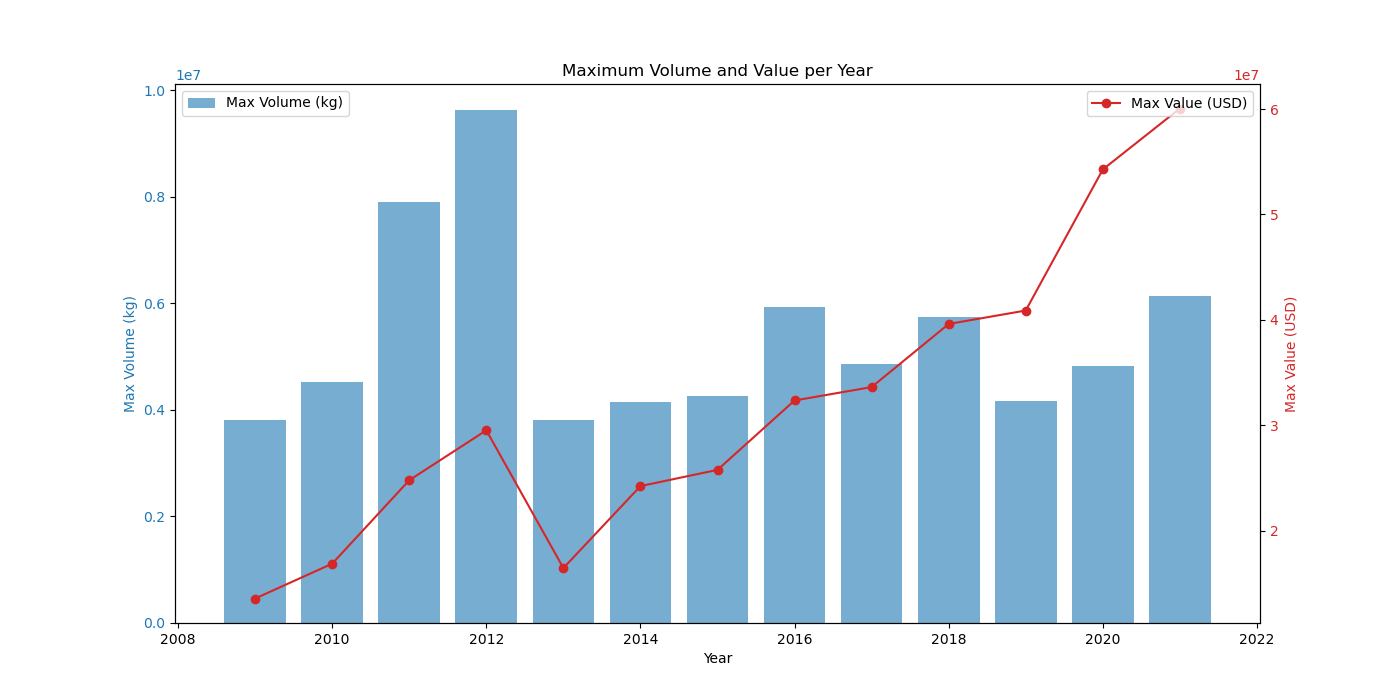
#> input picture figs/F1.png, 1400 x 700 px; its folder holds only this picture in this run
$ python -i model.py   (imports and definitions only)
#> lines starting #> are read from the running program, lines starting #| are printed output that depends on the picture
from matplotlib import ticker
from numpy import median
import pandas as pd
import matplotlib.pyplot as plt
import seaborn as sns
from typing import List, Tuple
from template_data import DataDesc, ReportData, StatsPair, YearValue
from util import allocate_figures_directory, preprocess, GROUND_FISH, Converter, Extractor

# [234 lines left out: functions get_data_frame, find_max, find_mean, find_median, get_value_delta, get_value_stats and 4 more, not called in this run]


def process(data: ReportData) -> None:
    id = data.report_id
    user_input = data.user_input

    start_year = user_input.start_year
    end_year = user_input.end_year
    report_name = user_input.report_name

    global DOMESTIC_REGION
    DOMESTIC_REGION = user_input.region

    data.report_title = f'{DOMESTIC_REGION} and North Atlantic Groundfish Market Competition Analysis Report'

    # get dataframe
    df_domestic, df_north_atlantic = get_data_frame(start_year, end_year)

    # fill data
    # domestic max market value
    data.domestic_maximum_market_value = find_max(df_domestic, 'Dollars')
    # mean value
    data.domestic_average_market_value = find_mean(df_domestic, 'Dollars')
    # median value
    data.domestic_median_market_value = find_median(df_domestic, 'Dollars')
    # domestic max market volume
    data.domestic_maximum_market_volume = find_max(df_domestic, 'Pounds')
    # mean volume
    data.domestic_average_market_volume = find_mean(df_domestic, 'Pounds')
    # median volume
    data.domestic_median_market_volume = find_median(df_domestic, 'Pounds')
    # north atlantic market value
    data.na_maximum_market_value = find_max(df_north_atlantic, 'Value (USD)')
    # mean
    data.na_average_market_value = find_mean(df_north_atlantic, 'Value (USD)')
    # median
    data.na_median_market_value = find_median(df_north_atlantic, 'Value (USD)')
    # north atlantic market volume
    data.na_maximum_market_volume = find_max(df_north_atlantic, 'Pounds')
    # mean
    data.na_average_market_volume = find_mean(df_north_atlantic, 'Pounds')
    # median
    data.na_median_market_volume = find_median(df_domestic, 'Pounds')
    # domestic maximun market value per pound
    data.domestic_maximum_market_value_per_pound = find_max(df_domestic, 'ValuePerPound')
    # mean and median
    data.domestic_stats_market_value_per_pound = get_value_stats(df_domestic, 'ValuePerPound')
    # north atlantic market value per pound
    data.na_maximum_market_value_per_pound = find_max(df_north_atlantic, 'ValuePerPound')
    # mean and median
    data.na_stats_market_value_per_pound = get_value_stats(df_north_atlantic, 'ValuePerPound')
    # domestic year to year market value delta
    data.domestic_year_to_year_market_value_delta = get_value_delta(df_domestic, 'Year', 'Species', 'Dollars')
    # north atlantic year to year market value delta
    data.na_year_to_year_market_value_delta = get_value_delta(df_north_atlantic, 'Year', 'Species', 'Value (USD)')

    # figures generate
    path = allocate_figures_directory(report_name, id)
    # domestic market value time series
    data.domestic_market_value_time_series_figure = plot_market_value_time_series(df_domestic, 'Dollars',
                                                                          path,
                                                                          f'{DOMESTIC_REGION}_market_value_time_series_figure',
                                                                          f'Market Value vs Year of Groundfish Species ({DOMESTIC_REGION})')
    # north atlantic market value time series
    data.na_market_value_time_series_figure = plot_market_value_time_series(df_north_atlantic, 'Value (USD)',
                                                                       path,
                                                                       'na_market_value_time_series_figure',
                                                                       'Market Value vs Year of Groundfish Species (North Atlantic)')

    # domestic market value delta time series
    data.domestic_market_value_delta_time_series_figure = plot_market_value_delta_time_series(data.domestic_year_to_year_market_value_delta,
                                                                                      path,
                                                                                      f'{DOMESTIC_REGION}_market_value_delta_time_series_figure',
                                                                                      f'Market Value Delta vs Year of Groundfish Species ({DOMESTIC_REGION})')
    # north atlantic market value delta time series
    data.na_market_value_delta_time_series_figure = plot_market_value_delta_time_series(data.na_year_to_year_market_value_delta,
                                                                                      path,
                                                                                      'na_market_value_delta_time_series_figure',
                                                                                      'Market Value Delta vs Year of Groundfish Species (North Atlantic)')
    # domestic vs north atlantic market competition
    data.domestic_na_market_competition_figure = plot_market_competition(df_domestic,
                                                                            df_north_atlantic,
                                                                                  path,
                                                                                  f'{DOMESTIC_REGION}_na_market_competition_figure')

    # domestic vs north altantic market value delta table
    data.domestic_na_market_value_delta_table_figure = table_plot(df_domestic,
                                                               df_north_atlantic,
                                                               path,
                                                               f'{DOMESTIC_REGION}_na_market_value_delta_table_figure')

>>> import cv2
>>> picture = cv2.imread('../figs/F1.png', cv2.IMREAD_GRAYSCALE)
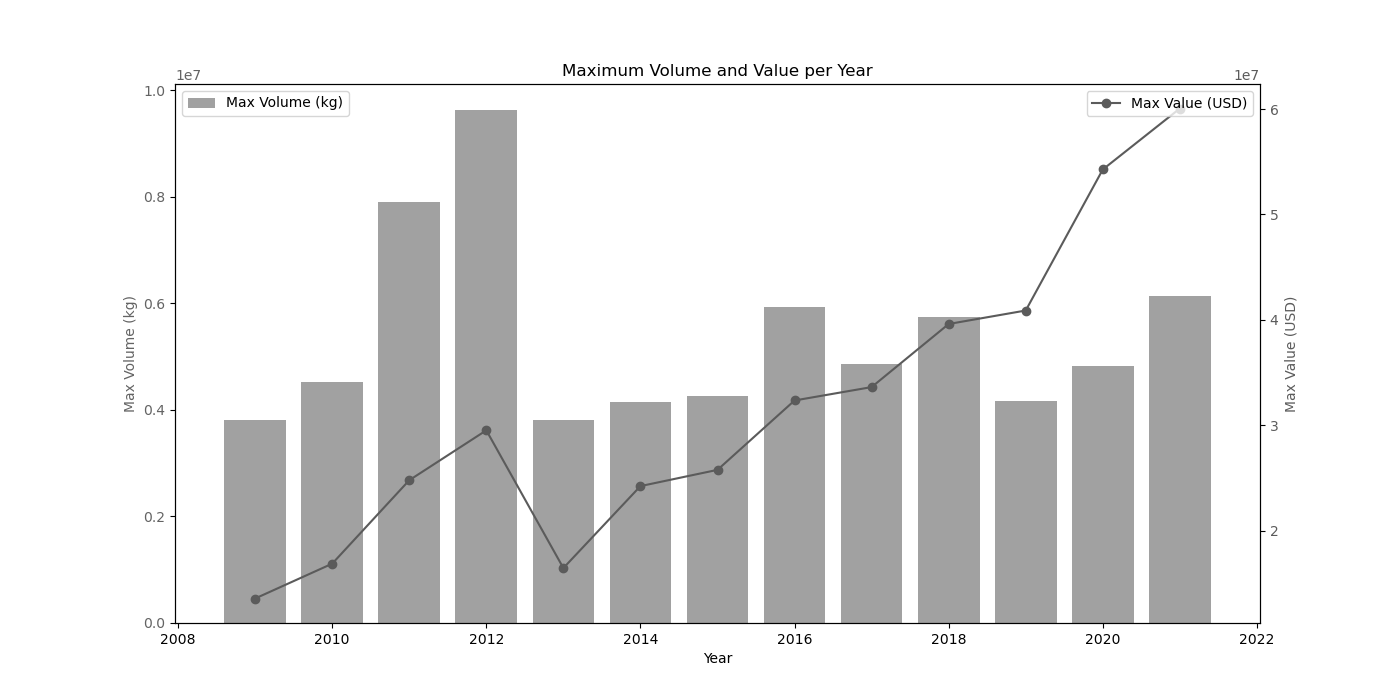
#> picture: shape (700, 1400); min 0, max 255, mean 230.6
#> (the run stopped early here; a loop or call above may not have finished)

$ run again, on figs/F2.png
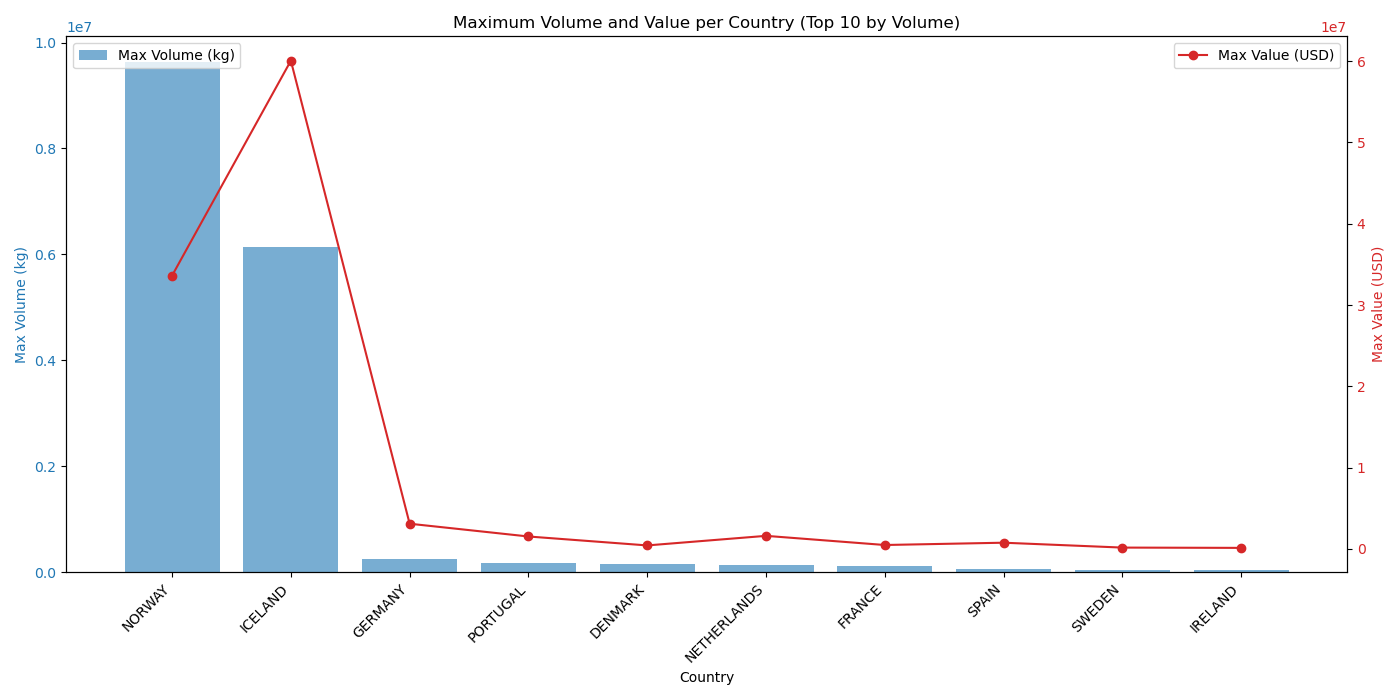
#> input picture figs/F2.png, 1400 x 700 px
#> `picture = cv2.imread('../figs/F1.png', cv2.IMREAD_GRAYSCALE)`:
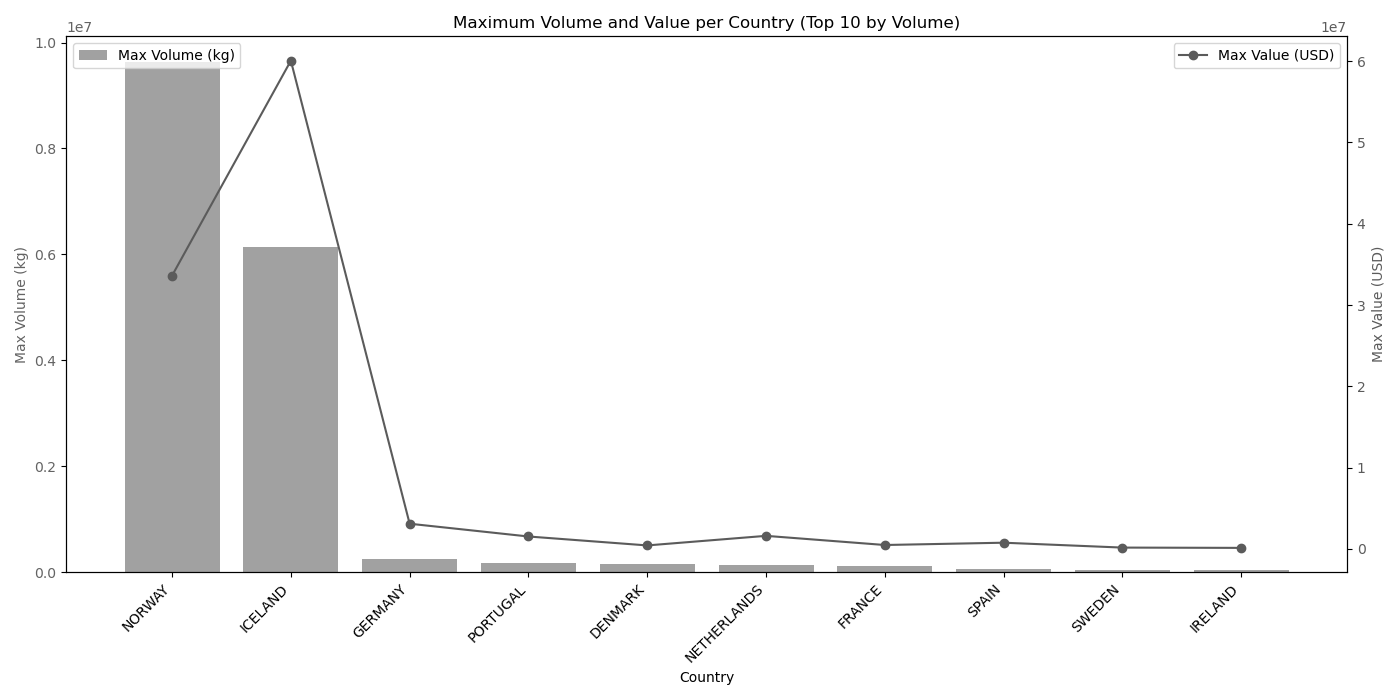
#> picture: shape (700, 1400); min 0, max 255, mean 243.7

$ run again, on figs/F3.png
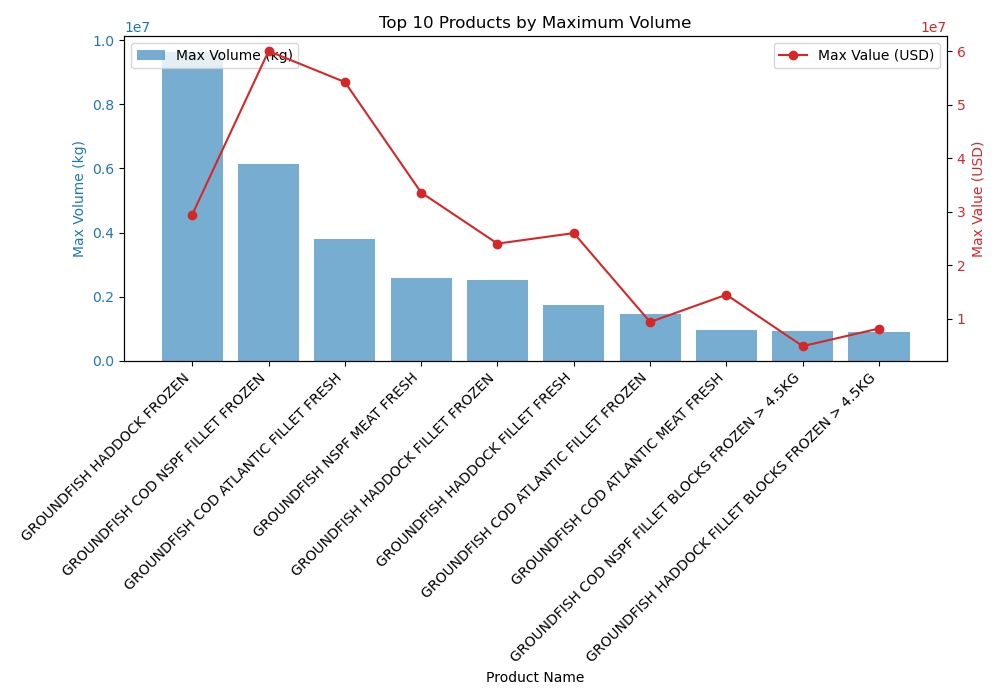
#> input picture figs/F3.png, 1000 x 700 px
#> `picture = cv2.imread('../figs/F1.png', cv2.IMREAD_GRAYSCALE)`:
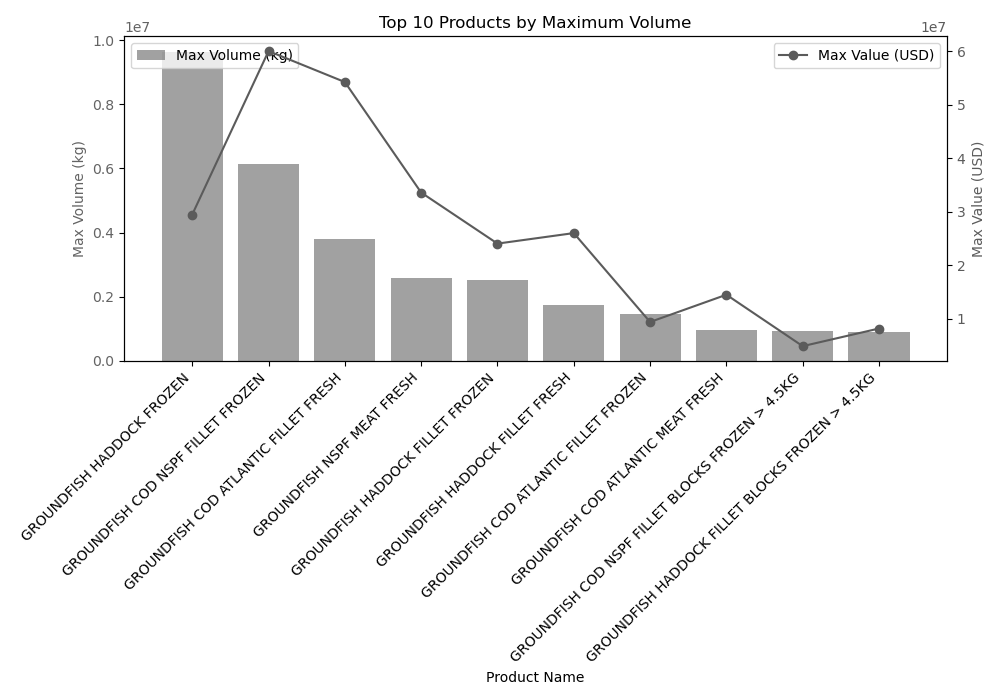
#> picture: shape (700, 1000); min 0, max 255, mean 241
